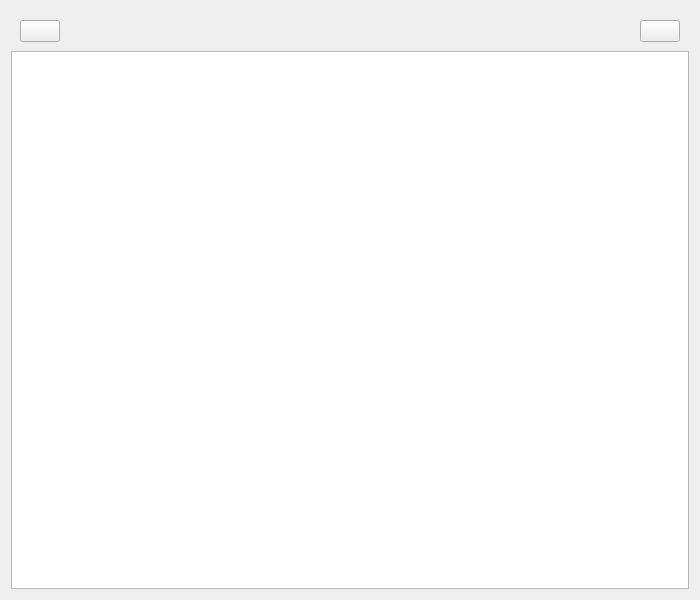
<?xml version="1.0" encoding="UTF-8"?>
<ui version="4.0">
 <class>loggedInFrame</class>
 <widget class="QFrame" name="loggedInFrame">
  <property name="geometry">
   <rect>
    <x>0</x>
    <y>0</y>
    <width>700</width>
    <height>600</height>
   </rect>
  </property>
  <property name="windowTitle">
   <string>Frame</string>
  </property>
  <layout class="QVBoxLayout" name="verticalLayout_2">
   <item>
    <layout class="QVBoxLayout" name="verticalLayout">
     <item>
      <widget class="QFrame" name="frame">
       <property name="frameShape">
        <enum>QFrame::NoFrame</enum>
       </property>
       <property name="frameShadow">
        <enum>QFrame::Raised</enum>
       </property>
       <layout class="QHBoxLayout" name="horizontalLayout_2">
        <property name="rightMargin">
         <number>9</number>
        </property>
        <property name="bottomMargin">
         <number>3</number>
        </property>
        <item>
         <layout class="QHBoxLayout" name="horizontalLayout">
          <item>
           <widget class="QPushButton" name="logOutButton">
            <property name="maximumSize">
             <size>
              <width>40</width>
              <height>30</height>
             </size>
            </property>
            <property name="statusTip">
             <string>Log Out</string>
            </property>
            <property name="text">
             <string/>
            </property>
            <property name="icon">
             <iconset>
              <normaloff>../Img/left_arrow.png</normaloff>../Img/left_arrow.png</iconset>
            </property>
            <property name="iconSize">
             <size>
              <width>24</width>
              <height>24</height>
             </size>
            </property>
           </widget>
          </item>
          <item>
           <spacer name="horizontalSpacer">
            <property name="orientation">
             <enum>Qt::Horizontal</enum>
            </property>
            <property name="sizeHint" stdset="0">
             <size>
              <width>40</width>
              <height>20</height>
             </size>
            </property>
           </spacer>
          </item>
          <item>
           <widget class="QPushButton" name="addPasswordButton">
            <property name="maximumSize">
             <size>
              <width>40</width>
              <height>50</height>
             </size>
            </property>
            <property name="statusTip">
             <string>Add Password</string>
            </property>
            <property name="text">
             <string/>
            </property>
            <property name="icon">
             <iconset>
              <normaloff>../Img/plus_sign.png</normaloff>../Img/plus_sign.png</iconset>
            </property>
            <property name="iconSize">
             <size>
              <width>24</width>
              <height>24</height>
             </size>
            </property>
           </widget>
          </item>
         </layout>
        </item>
       </layout>
      </widget>
     </item>
     <item>
      <widget class="QTableView" name="dataTable">
       <property name="statusTip">
        <string>Passwords</string>
       </property>
      </widget>
     </item>
    </layout>
   </item>
  </layout>
 </widget>
 <tabstops>
  <tabstop>logOutButton</tabstop>
  <tabstop>addPasswordButton</tabstop>
  <tabstop>dataTable</tabstop>
 </tabstops>
 <resources/>
 <connections/>
</ui>
